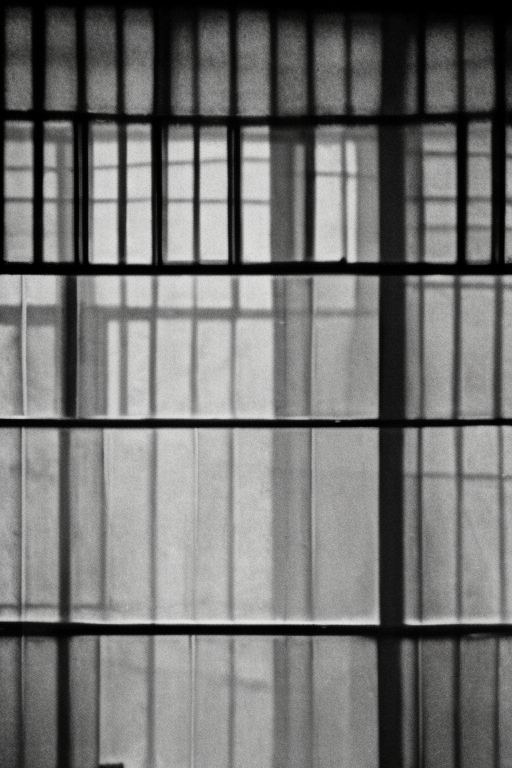
#> input picture output/image.png, 512 x 768 px
$ python -i image_agent.py   (imports and definitions only)
#> lines starting #> are read from the running program, lines starting #| are printed output that depends on the picture
from tools.image_generator import generate_single_image
from PIL import Image, ImageDraw, ImageFont, ImageFilter
import random


# -----------------------------------
# SCENES
# -----------------------------------

# -----------------------------------
# SCENES
# -----------------------------------

# -----------------------------------
# SCENES
# -----------------------------------

SCENES = {

    "rain":
    """
    rainy window at night,
    blurred city lights outside,
    warm orange bokeh lights,
    deep blue cinematic shadows,
    realistic rain droplets on glass,
    emotional loneliness,
    cinematic heartbreak atmosphere,
    analog film photography,
    moody reflections,
    shallow depth of field,
    realistic textures,
    volumetric lighting,
    cozy darkness,
    film grain,
    emotional storytelling composition,
    empty emotional space for poetry text
    """,

    "message":
    """
    old phone on wooden table beside rainy window,
    unread messages glowing softly,
    dark red rose nearby,
    blurred warm city lights outside,
    emotional cinematic realism,
    realistic rain droplets,
    heartbreak atmosphere,
    moody reflections,
    analog film photography,
    shallow depth of field,
    warm orange glow,
    deep shadows,
    realistic textures,
    cozy darkness,
    vintage sadness aesthetic
    """,

    "goodbye":
    """
    lonely figure walking away in rain at night,
    blurred street lights,
    wet road reflections,
    emotional cinematic realism,
    foggy atmosphere,
    heartbreak aesthetic,
    analog photography,
    moody shadows,
    film grain,
    warm orange lights against blue darkness,
    realistic rainy environment,
    emotional storytelling composition,
    empty emotional composition
    """,

    "memory":
    """
    scattered photographs on wooden floor,
    warm lamp light,
    emotional nostalgia,
    cinematic sadness,
    vintage aesthetic,
    shallow depth of field,
    analog photography,
    dusty atmosphere,
    realistic textures,
    soft grain texture,
    warm cinematic glow,
    emotional storytelling,
    melancholic mood
    """,

    "overthinking":
    """
    person awake at night beside rainy window,
    moonlight shadows,
    emotional loneliness,
    cinematic realism,
    cozy darkness,
    soft film grain,
    melancholic atmosphere,
    vintage emotional photography,
    warm orange lights outside,
    deep blue shadows,
    realistic room textures,
    emotional storytelling composition
    """,

    "window":
    """
    rainy window with blurred city lights,
    emotional loneliness,
    cozy darkness,
    cinematic atmosphere,
    analog photography,
    warm orange bokeh lights,
    moody reflections,
    heartbreak aesthetic,
    realistic rain droplets,
    shallow depth of field,
    emotional realism,
    vintage cinematic mood
    """,

    "heartbreak":
"""
rainy window at night,
water droplets running down glass,
warm orange city lights glowing outside,
dark red rose on wet wooden table,
phone with unread messages beside rose,
realistic rain reflections,
emotional loneliness,
cinematic heartbreak atmosphere,
deep blue shadows,
warm golden highlights,
soft fog,
realistic wet textures,
analog film photography,
melancholic storytelling,
empty emotional space for poetry text
""",

    "lost_love":
    """
    lonely rainy room at night,
    blurred warm street lights outside,
    dark red rose beside old phone,
    emotional loneliness,
    cinematic sadness,
    realistic photography,
    deep shadows,
    warm orange glow,
    soft blue tones,
    rain on window,
    film grain,
    analog photography aesthetic,
    heartbreak mood,
    shallow depth of field,
    realistic textures,
    emotional storytelling composition
    """,

   "first_love":
"""
empty classroom after school,
rain outside classroom window,
warm sunset light through dusty windows,

two notebooks touching softly,
single dark red rose placed beside notebook,
rose visible in foreground,

empty desks and chairs,
faded handwritten notes,

nostalgic emotional atmosphere,
cinematic realism,
warm golden lighting,
soft shadows,

analog film photography,
shallow depth of field,
dreamy emotional storytelling,

subtle dust particles in sunlight,
melancholic first love aesthetic,
realistic photography,

warm orange glow,
rain reflections,
emotional loneliness
""",

    "love":
    """
    couple silhouette near rainy window,
    warm golden lights,
    emotional romantic atmosphere,
    cinematic photography,
    soft shadows,
    analog film aesthetic,
    realistic emotional intimacy,
    shallow depth of field,
    warm cozy lighting,
    realistic textures,
    dreamy romantic mood,
    emotional storytelling composition
    """,

    "alone":
    """
    lonely person sitting in dark room,
    rainy atmosphere,
    warm city lights outside window,
    emotional loneliness,
    cinematic realism,
    analog film photography,
    soft shadows,
    deep blue tones,
    realistic emotional atmosphere,
    film grain,
    shallow depth of field,
    heartbreak aesthetic
    """,

   "empty_classroom":
"""
empty classroom after school hours,
warm sunset light through dusty windows,

abandoned notebook on wooden desk,
single dark red rose on wooden desk,
rose visible in foreground,

handwritten love letter partially visible,

lonely nostalgic atmosphere,
cinematic emotional realism,

soft golden sunlight,
dust particles floating in air,

analog film photography,
shallow depth of field,

melancholic first love aesthetic,
warm orange glow,

realistic classroom textures,
emotional storytelling composition,

quiet heartbreak mood,
vintage cinematic feeling,

empty emotional space for poetry text
""",

    "train":
    """
    lonely train platform at night,
    warm station lights,
    emotional loneliness,
    cinematic atmosphere,
    rain reflections on ground,
    realistic photography,
    analog film aesthetic,
    deep shadows,
    shallow depth of field,
    melancholic storytelling,
    emotional realism
    """,

    "ocean":
    """
    person standing near ocean at sunset,
    emotional loneliness,
    cinematic realism,
    warm sunset glow,
    soft waves,
    nostalgic atmosphere,
    analog photography,
    realistic textures,
    emotional storytelling composition,
    dreamy melancholic aesthetic
    """,

    "city":
    """
    lonely silhouette in crowded city at night,
    blurred neon lights,
    emotional isolation,
    cinematic realism,
    rain reflections,
    analog film photography,
    warm orange and blue tones,
    moody atmosphere,
    shallow depth of field,
    emotional storytelling,
    realistic city textures
    """,

    "road":
    """
    lonely person walking on foggy road at night,
    street lights glowing softly,
    emotional sadness,
    cinematic realism,
    analog film aesthetic,
    rain reflections,
    deep shadows,
    warm orange highlights,
    emotional storytelling atmosphere,
    realistic photography
    """
}


# -----------------------------------
# DETECT SCENE
# -----------------------------------

# [109 lines left out: functions get_scene_from_topic, add_watermark, not called in this run]


# -----------------------------------
# WRAP TEXT
# -----------------------------------

def wrap_text(draw, text, font, max_width):

    words = text.split()

    lines = []

    current_line = ""

    for word in words:

        test_line = current_line + word + " "

        bbox = draw.textbbox(
            (0, 0),
            test_line,
            font=font
        )

        text_width = bbox[2] - bbox[0]

        if text_width <= max_width:

            current_line = test_line

        else:

            lines.append(current_line.strip())

            current_line = word + " "

    lines.append(current_line.strip())

    return lines


# -----------------------------------
# ADD QUOTE TEXT
# -----------------------------------

def add_quote_text(image_path):

#> called with image_path = '../output/image.png'
    with open(
        "memory/title.txt",
        "r",
        encoding="utf-8"
    ) as f:

#> (reads memory/title.txt from the repository)
        title = f.read().strip()

    with open(
        "memory/script.txt",
        "r",
        encoding="utf-8"
    ) as f:

#> (reads memory/script.txt from the repository)
        script = f.read().strip()

    img = Image.open(image_path).convert("RGBA")

    width, height = img.size
#> width = 512; height = 768

    draw = ImageDraw.Draw(img)

    # -----------------------------------
    # FONTS
    # -----------------------------------

    title_font = ImageFont.truetype(
        "C:/Windows/Fonts/BRUSHSCI.TTF",
        int(width * 0.065)
    )

    script_font = ImageFont.truetype(
        "C:/Windows/Fonts/georgia.ttf",
        int(width * 0.055)
    )

    # -----------------------------------
    # TITLE PAPER
    # -----------------------------------

    paper_width = int(width * 0.72)
#> paper_width = 368
    paper_height = 120

    paper = Image.new(
        "RGBA",
        (paper_width, paper_height),
        (210, 190, 165, 235)
    )
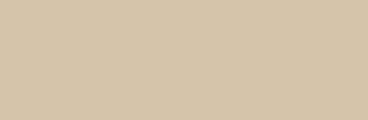
#> paper: PIL image 368x120 RGBA; mean R, G, B, A 210, 190, 165, 235; transparent parts drawn white

    paper_draw = ImageDraw.Draw(paper)

    # subtle texture noise
    for _ in range(1200):

        x_noise = random.randint(0, paper_width - 1)
        y_noise = random.randint(0, paper_height - 1)

        alpha = random.randint(10, 35)

        paper_draw.point(
            (x_noise, y_noise),
            fill=(120, 90, 60, alpha)
        )

    paper = paper.filter(
        ImageFilter.GaussianBlur(0.3)
    )
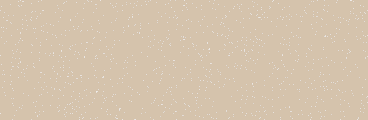
#> paper: PIL image 368x120 RGBA; mean R, G, B, A 207.6, 187.4, 162.3, 229.3; transparent parts drawn white

    # slight tilt
    paper = paper.rotate(
        -4,
        expand=True
    )
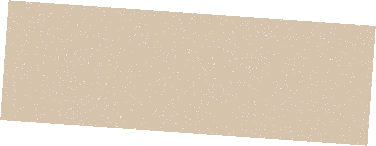
#> paper: PIL image 376x146 RGBA; mean R, G, B, A 167, 150.8, 130.5, 184.4; transparent parts drawn white

    # paste position
    paper_x = 40
    paper_y = 35

    img.paste(
        paper,
        (paper_x, paper_y),
        paper
    )
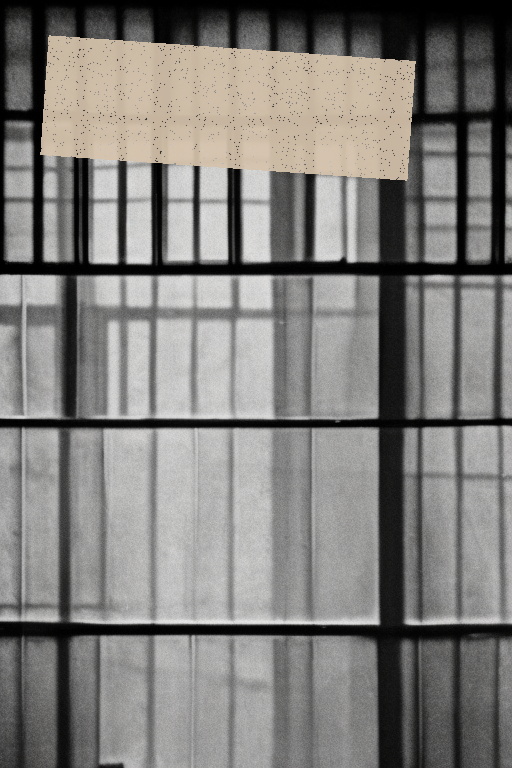
#> img: PIL image 512x768 RGBA; mean R, G, B, A 128.4, 126, 123, 252.8; transparent parts drawn white

    draw = ImageDraw.Draw(img)

    # -----------------------------------
    # TAPE
    # -----------------------------------

    tape = Image.new(
        "RGBA",
        (50, 26),
        (235, 235, 235, 110)
    )

    tape = tape.rotate(
        6,
        expand=True
    )
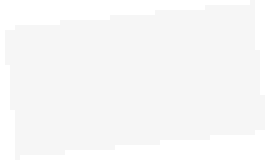
#> tape: PIL image 54x32 RGBA (shown 5 times larger); mean R, G, B, A 176.8, 176.8, 176.8, 82.8; transparent parts drawn white

    img.paste(
        tape,
        (65, 20),
        tape
    )

    # -----------------------------------
    # TITLE TEXT
    # -----------------------------------

    title_lines = wrap_text(
        draw,
        title,
        title_font,
        width * 0.58
    )
#> title_lines = ['We Used To Hold', 'Hands']

    y = 55

    for line in title_lines:

        bbox = draw.textbbox(
            (0, 0),
            line,
            font=title_font
        )

        line_width = bbox[2] - bbox[0]

        x = 70

        # subtle shadow
        draw.text(
            (x + 1, y + 1),
            line,
            font=title_font,
            fill=(0, 0, 0, 35)
        )

        # title
        draw.text(
            (x, y),
            line,
            font=title_font,
            fill=(35, 20, 18, 255)
        )

        y += int(title_font.size * 1.0)
#> this loop made 2 passes
#> (line, bbox, line_width, x, y) on passes 1 to 2: ('We Used To Hold', (0, 6, 275, 31), 275, 70, 88), ('Hands', (0, 6, 104, 31), 104, 70, 121)
#> after the loop, y = 121

    # -----------------------------------
    # SCRIPT
    # -----------------------------------

    script_lines = []

    sentences = script.split("...")

    for sentence in sentences:

        sentence = sentence.strip()

        if sentence:

            wrapped = wrap_text(
                draw,
                sentence,
                script_font,
                width * 0.72
            )

            for line in wrapped:

                script_lines.append(line)

            script_lines.append("")
            script_lines.append("")
#> this loop made 2 passes
#> after the loop, script_lines = ['What hurts most', '', '', 'your chair still emptying', 'out after school I linger', 'here beside your silence', '', '']

    y = int(height * 0.27)
#> y = 207

    line_height = int(script_font.size * 1.55)
#> line_height = 43

    for line in script_lines:

        if line == "":

            y += int(line_height * 0.65)

            continue

        bbox = draw.textbbox(
            (0, 0),
            line,
            font=script_font
        )

        line_width = bbox[2] - bbox[0]

        x = (width - line_width) // 2

        # shadow
        draw.text(
            (x + 1, y + 1),
            line,
            font=script_font,
            fill=(0, 0, 0, 90)
        )

        # poetic text
        draw.text(
            (x, y),
            line,
            font=script_font,
            fill=(255, 242, 230, 255)
        )

        y += line_height
#> this loop made 8 passes
#> (line, y) on passes 2, 3, 7, 8: ('', 277), ('', 304), ('', 460), ('', 487)
#> (line, bbox, line_width, x, y) on passes 1, 4, 5, 6: ('What hurts most', (0, 5, 234, 26), 234, 139, 250), ('your chair still emptying', (0, 5, 341, 32), 341, 85, 347), ('out after school I linger', (0, 5, 326, 32), 326, 93, 390), ('here beside your silence', (0, 5, 343, 32), 343, 84, 433)
#> after the loop, y = 487

    # -----------------------------------
    # SAVE
    # -----------------------------------

    final_path = image_path.replace(
        ".png",
        "_final.jpg"
    )

    img = img.convert("RGB")
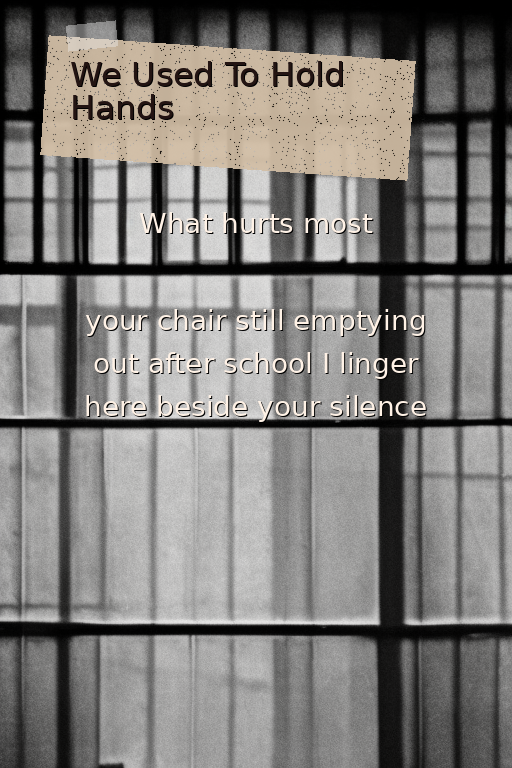
#> img: PIL image 512x768 RGB; mean R, G, B 127.9, 125.3, 122.4

    img.save(
        final_path,
        quality=95
    )

    return final_path
# -----------------------------------
# MAIN AGENT
# -----------------------------------

# [111 lines left out: function run_image_agent, not called in this run]


# -----------------------------------
# TEST
# -----------------------------------

# [16 lines not run here, left out]

>>> result = add_quote_text('../output/image.png')
